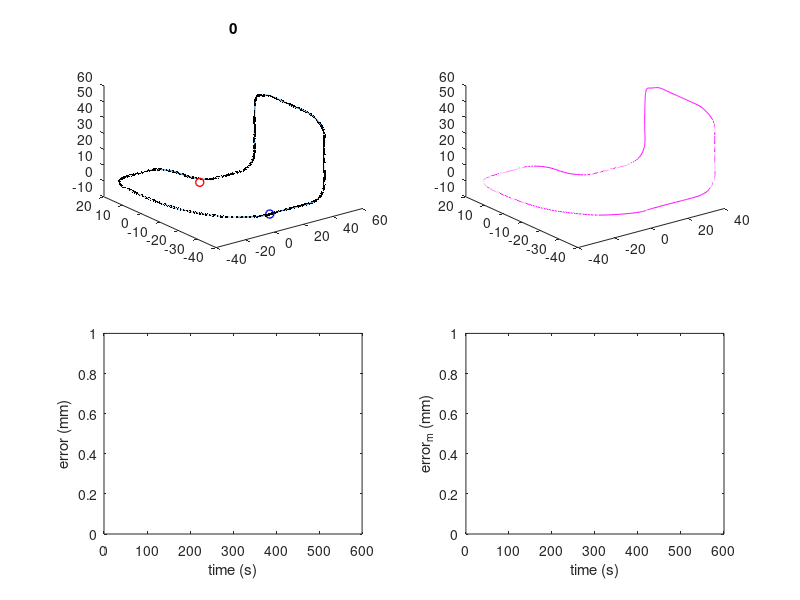

MATLAB code for this plot: (Note: this script raises an error after producing the figure.)

% TODO: Loop condition is bad
% only update control points 1x per iteration.

%Z,X,Y
wp = [-37.5000000000000,0,0;-36.5050000000000,0,-8.58000000000000;-32.7890000000000,0,-18.1900000000000;-28.8600000000000,0,-23.9300000000000;-21.7250000000000,0,-30.5660000000000;-12.4100000000000,0,-35.3800000000000;0,0,-37.5000000000000;8.75000000000000,0,-37.5000000000000;11.3200000000000,0,-37.1630000000000;14.9000000000000,0,-35.3800000000000;17.7280000000000,0,-31.9040000000000;18.7500000000000,0,-25.6980000000000;18.7500000000000,0,-18.7500000000000;18.7500000000000,0,-14.0150000000000;18.2850000000000,0,-6.98600000000000;13.4390000000000,0,-1.16800000000000;6.55000000000000,0,0.614000000000000;1.27000000000000,0,5.12200000000000;0,0,12.1430000000000;0,0,23.7500000000000;0,0,27.5000000000000;0,0.874000000000000,31.5800000000000;0,3.80000000000000,35.3400000000000;0,10,37.5000000000000;0,19,37.5000000000000;0,28.8000000000000,37.5000000000000;-0.548000000000000,43.2660000000000,37.5000000000000;-2.92900000000000,47.0710000000000,37.5000000000000;-7.15000000000000,49.5800000000000,37.5000000000000;-11.8160000000000,50,37.5000000000000;-19.6000000000000,50,37.5000000000000;-27.5000000000000,50,37.5000000000000;-31.3200000000000,49.2400000000000,37.5000000000000;-35.4800000000000,46.0270000000000,37.5000000000000;-37.2850000000000,42.0610000000000,37.5000000000000;-37.5000000000000,36.3700000000000,37.5000000000000;-37.5000000000000,19.7500000000000,37.5000000000000;-37.5000000000000,10,37.5000000000000;-37.5000000000000,3.80000000000000,35.3490000000000;-37.5000000000000,0.516000000000000,30.6700000000000;-37.5000000000000,0,20.7190000000000;-37.5000000000000,0,7.89000000000000];
wp = [wp(:,3),wp(:,1),wp(:,2)];
wp(end,:) = wp(1,:); %loop the trajectory
smallnumber = .02;  % make this smaller to get more waypoints
w2o = interp1(1:numel(wp(:,1)),wp,1:smallnumber:numel(wp(:,1)),'spline');

% This while loop evenly spaces the points along the trajectory
w2 = w2o(1:2,:);
c1 = 2;
c2 = 1;
spacingDist = 0.5; % in mm.  Make smaller to get more points
var = 0.5;
% length = 0;
% for i = 2: size(w2o,1)
%     length = length + norm( w2o(i,:)- w2o(i-1,:) );
% end
% display(length)
% return

while c1< size(w2o,1)
    if norm( w2(c2,:)- w2o(c1,:) ) > spacingDist
        c2=c2+1;
        w2(c2,:) = w2o(c1,:);
    end
    c1=c1+1;
end
w2(c2+1,:)  =  w2(1,:);

% avoid the repeat of the last node
wp = w2(1:end-1,:);
w2ILC = wp;


% model: gravity pulls on our 2nd order system.
x0 = [0,0,0,0,0,0]';  %inital conditions: [x,y,z,vx,vy,vz]
u = [0 0 0];
iters = 30000; %control steps
X = repmat(x0, 1,iters); % state

mg = 50; %mm/s^2
Dt = 0.02; %seconds
Kp =1;
Ki = 0;
Kd = 0;

Drag = 0.9;
Speed  = 100; %mm/s
%learningRate = 0.25;

%%%%%%%%%%%%%% PLOTTING
figure(1);clf
subplot(2,2,1);
plot3(w2(:,1),w2(:,2),w2(:,3),'linewidth',.1 );
hold on
plot3(wp(:,1),wp(:,2),wp(:,3),'.k' );

% ANIMATE
hrpath = plot3(X(1,1),X(2,1),X(3,1),'r','linewidth',1);
hrobot = plot3(X(1,1),X(2,1),X(3,1),'ro','linewidth',1);
hnear = plot3(wp(1,1),wp(1,2),wp(1,3),'bo','linewidth',1);
hdirect = quiver3(X(1,1),X(2,1),X(3,1),u(1),u(2),u(3));
% hILC = plot3(w2ILC(:,1),w2ILC(:,2),w2ILC(:,3),'m','linewidth',.2 );

axis([-40 60 -40 20 -10 60])
% axis equal

htit = title('0');
control_hist = zeros(size(wp,1),1,3);
error_p = [0 0 0]';
error_c = [0 0 0]';
error_d = 0;
error_direct = zeros(size(wp,1),3);
error = NaN*ones(iters,1);
error_h = NaN*ones(iters,1);
error_list = NaN*ones(size(wp,1),100);
error_ind = ones(size(wp,1),1);
subplot(2,2,2);
hILC = plot3(w2ILC(:,1),w2ILC(:,2),w2ILC(:,3),'m','linewidth',.2 );

subplot(2,2,3);
herr = plot(Dt*(1:iters),error,'linewidth',1);
xlabel('time (s)');ylabel('error (mm)');

subplot(2,2,4);
herr_h = plot(Dt*(1:iters),error_h,'linewidth',1);
xlabel('time (s)');ylabel('error_m (mm)');


%%%%%%%%%%%%%% END PLOTTING
learningRate = 1;
rangeInfluence = 10;

errInt = [0;0;0];
for i = 1: iters-1
    % determine closest point on trajectory
    [cp,ind]  = closestPt(wp, X(1:3,i));
    %ILC part: change the wp values via a smooth bump to the values.
    error_c = cp - X(1:3,i);
    error(i) = norm( cp - X(1:3,i));
    error_list(ind,error_ind(ind,1)) = error(i);
    error_ind(ind)= error_ind(ind)+1; 
    %rangeInfluence = round(rangeInfluence*tanh(error(i)));
    if i<=1000
        error_m = mean(error(1:i));
    else
        error_m = mean(error(i-999:i)); 
    end
    error_h(i) = error_m;
    cp = w2ILC(ind,:)';
 
%     inds = ind-rangeInfluence:ind+rangeInfluence;
%     scales = 1/(sqrt(2*pi*var)) * exp(-(inds-ind).^2./(2*var^2));
%     %uniform
%     scales = scales / sum(scales);
%     scales = 1-abs(-rangeInfluence:0)/rangeInfluence;
%     indILC = inds;
%     indILC(indILC<1) = size(wp,1)+ indILC(indILC<1);
%     indILC(indILC>size(wp,1)) = indILC(indILC>size(wp,1)) - size(wp,1);
    %indILC
    T = (iters-i)/iters;
    
    error_cpt = error_list(ind,~isnan(error_list(ind,:))); %closest point error history
    if length(error_cpt) >1
    error_d = error_cpt(end-1)-error_cpt(end); %error deriviative
    end
    disp(error_d)
   %     elseif error_d<0
%         learningRate_direct =1tanh(error_d);

    learningRate = exp(-error_m/T); %simulated annealing
    %w2ILC(ind,:) = w2ILC(ind,:) + learningRate.*(wp(ind,:)-X(1:3,i)');
    p2c_vector = wp(ind,:)-X(1:3,i)';
%     error_direct(ind,:) = abs(learningRate_direct).*error_direct(ind,:)+(1-abs(learningRate_direct)).*(p2c_vector/norm(p2c_vector));
%     w2ILC(ind,:) = w2ILC(ind,:) + learningRate.*error_direct(ind,:).*norm(p2c_vector);

   
  % comment to turn off ILC
  
    % look ahead
    ind = ind+ 1;
    if ind>size(wp,1)
        ind = ind-size(wp,1);
    end
    
    wpDiff = w2(ind+1,:)'-w2(ind,:)'; %direction between waypoints
    
    errInt = errInt+ (cp - X(1:3,i)); %integral term
     
    % deriv term
    if i ==1
        vel = [0;0;0];
    else
        vel = X(1:3,i)-X(1:3,i-1);
    end
    learningRate_entro = tanh(norm(cp - X(1:3,i)));
    control_ILC = [control_hist(ind,1,1);control_hist(ind,1,2);control_hist(ind,1,3)] + (1-abs(learningRate_entro)).*(cp - X(1:3,i));
    control_cl = Kp * (cp - X(1:3,i)) + Ki * errInt - Kd * vel;
    control = (control_ILC + control_cl)/norm(control_cl+control_ILC) + learningRate.*wpDiff/norm(wpDiff); % PID type ILC
    control_hist(ind,1,:) = control ; 
    % controller steers the thrust (only controls the orientation)
    u = Speed*control/norm(control);
    
    
    
    X(:,i+1) = [ ...
        X(1,i) + Drag*Dt*X(4,i) + 1/2*Dt*Dt*u(1);
        X(2,i) + Drag*Dt*X(5,i) + 1/2*Dt*Dt*u(2);
        X(3,i) + Drag*Dt*X(6,i) + 1/2*Dt*Dt*(u(3)-mg);
        Drag*X(4,i) + Dt*u(1);
        Drag*X(5,i) + Dt*u(2);
        Drag*X(6,i) + Dt*(u(3)-mg)];
    
    %update
    if mod(i,20) ==0
        set( hdirect, 'Xdata',X(1,i),'Ydata',X(2,i),'Zdata',X(3,i),'Udata',0.25*u(1),'Vdata',0.25*u(2),'Wdata',0.25*u(3));
        set( hrpath,  'Xdata', X(1,1:i),'Ydata',X(2,1:i),'Zdata',X(3,1:i));
        set( hrobot, 'Xdata',X(1,i),'Ydata',X(2,i),'Zdata',X(3,i));
        set( hnear, 'Xdata',wp(ind,1),'Ydata',wp(ind,2),'Zdata',wp(ind,3));
        set( hILC, 'Xdata',[w2ILC(:,1);w2ILC(1,1)],'Ydata',[w2ILC(:,2);w2ILC(1,2)],'Zdata',[w2ILC(:,3);w2ILC(1,3)] );
        set(htit,'String',num2str(i));
        set(herr,'Ydata',error);
        set(herr_h,'Ydata',error_h);
        drawnow
    end
    
    error_p = error_c;
    
    if ~mod(iters,1000)==0
        pause(1)
    end
end





function [cp,ind] = closestPt(arr,pt) % pick the closest point in arr to py
[~,ind] = min( sum( (arr - repmat(pt',size(arr,1),1)).^2,2));
cp = arr(ind,:)';
end




